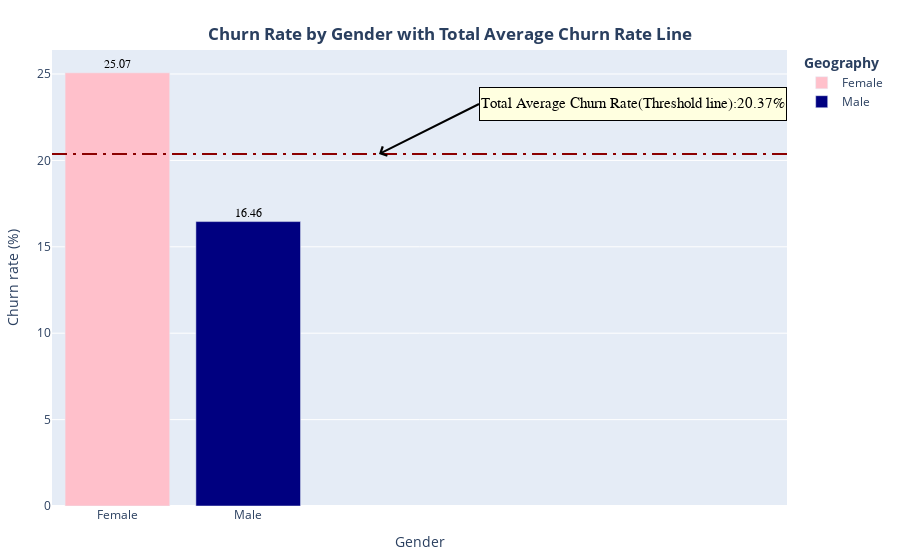

Notebook code for this chart:
### Code cell
#plotly Explress bar plot
fig=px.bar(churn_rate_gender.iloc[:2],x='Gender',y='Exited',
           labels={'Exited':'Churn rate (%)'},
           color='Gender',
           color_discrete_map ={'Male':'navy','Female':'pink'},
           text='Exited',
)
fig.update_traces(textfont=dict(color='black',family='Arial',size=12),textposition='outside')

fig.add_hline(y = total_average_churn_rate, line=dict(
            color='darkred',dash='longdashdot',width=2)
        )
fig.update_layout(title=dict(text="<b>Churn Rate by Gender with Total Average Churn Rate Line</b>",
                             x=0.5,y=0.95),
                             legend=dict(title_text="<b>Geography</b>"),
                             margin=dict(l=50,r=50,t=50,b=50))
fig.add_annotation(x=len(churn_rate_gender['Gender'])-1,
                   y=total_average_churn_rate ,
                   text=f'Total Average Churn Rate(Threshold line):{total_average_churn_rate:.2f}%',
                   showarrow=True,
                   arrowcolor='black',
                   arrowwidth=2,
                   arrowhead=4,
                   xref='x',
                   yref='y',
                   font=dict(size=15,color='black',family='bold'),
                   align='left',
                   xanchor='left',
                   bgcolor='lightyellow',
                   bordercolor='black',
                   
                   borderwidth=1,
                   height=30,
                   ax=100,
                   ay=-50)
                
fig.show()

### Figure 1 — Plotly figure (JSON) as saved in the notebook; plotly's stock layout.template omitted (floating-point values rounded to 4 significant figures)
{"data": [{"alignmentgroup": "True", "hovertemplate": "Gender=%{x}<br>Churn rate (%)=%{text}<extra></extra>", "legendgroup": "Female", "marker": {"color": "pink", "pattern": {"shape": ""}}, "name": "Female", "offsetgroup": "Female", "orientation": "v", "showlegend": true, "text": [25.07], "textfont": {"color": "black", "family": "Arial", "size": 12}, "textposition": "outside", "type": "bar", "x": ["Female"], "xaxis": "x", "y": [25.07], "yaxis": "y"}, {"alignmentgroup": "True", "hovertemplate": "Gender=%{x}<br>Churn rate (%)=%{text}<extra></extra>", "legendgroup": "Male", "marker": {"color": "navy", "pattern": {"shape": ""}}, "name": "Male", "offsetgroup": "Male", "orientation": "v", "showlegend": true, "text": [16.46], "textfont": {"color": "black", "family": "Arial", "size": 12}, "textposition": "outside", "type": "bar", "x": ["Male"], "xaxis": "x", "y": [16.46], "yaxis": "y"}], "layout": {"annotations": [{"align": "left", "arrowcolor": "black", "arrowhead": 4, "arrowwidth": 2, "ax": 100, "ay": -50, "bgcolor": "lightyellow", "bordercolor": "black", "borderwidth": 1, "font": {"color": "black", "family": "bold", "size": 15}, "height": 30, "showarrow": true, "text": "Total Average Churn Rate(Threshold line):20.37%", "x": 2, "xanchor": "left", "xref": "x", "y": 20.37, "yref": "y"}], "barmode": "relative", "legend": {"title": {"text": "<b>Geography</b>"}, "tracegroupgap": 0}, "margin": {"b": 50, "l": 50, "r": 50, "t": 50}, "shapes": [{"line": {"color": "darkred", "dash": "longdashdot", "width": 2}, "type": "line", "x0": 0, "x1": 1, "xref": "x domain", "y0": 20.37, "y1": 20.37, "yref": "y"}], "title": {"text": "<b>Churn Rate by Gender with Total Average Churn Rate Line</b>", "x": 0.5, "y": 0.95}, "xaxis": {"anchor": "y", "categoryarray": ["Female", "Male"], "categoryorder": "array", "domain": [0, 1], "title": {"text": "Gender"}}, "yaxis": {"anchor": "x", "domain": [0, 1], "title": {"text": "Churn rate (%)"}}}}
